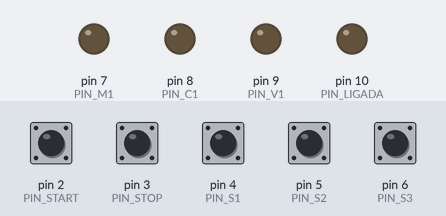
Simulated run of this sketch. Board: Arduino Uno, built with avr-gcc and run on an emulated ATmega328P. On the bench: output pins drawn as LEDs (lit = HIGH). The inputs (shaded band) are chosen by the test bench; at power-on: pin 2 (PIN_START), pin 3 (PIN_STOP), pin 4 (PIN_S1), pin 5 (PIN_S2), pin 6 (PIN_S3) HIGH.

Above: at 1.2 s.
1.3 s: pin 2 (PIN_START) pulled LOW for 0.15 s
At 2.4 s:
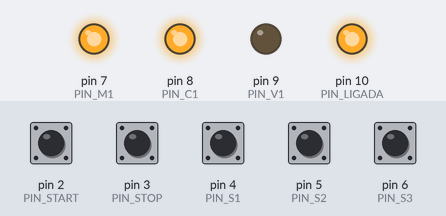
2.9 s: pin 4 (PIN_S1) pulled LOW for 0.15 s
At 3.6 s:
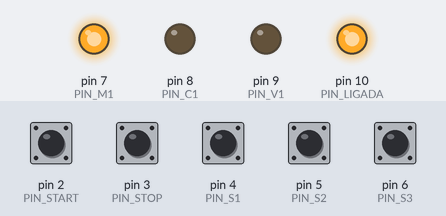
4.5 s: pin 5 (PIN_S2) pulled LOW for 0.15 s
At 4.8 s:
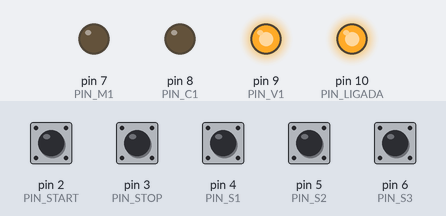
6.1 s: pin 3 (PIN_STOP) pulled LOW for 0.15 s
At 7.2 s:
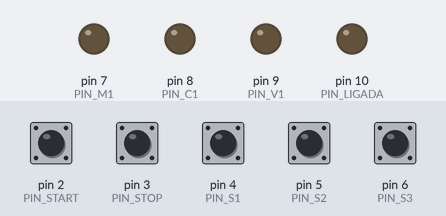
7.7 s: pin 2 (PIN_START) pulled LOW for 1 s
At 8.5 s:
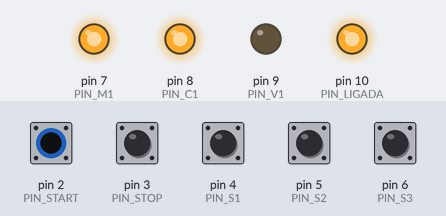
Timing chart, 0 to 10.7 s (numbered marks = the images above; inputs shaded):
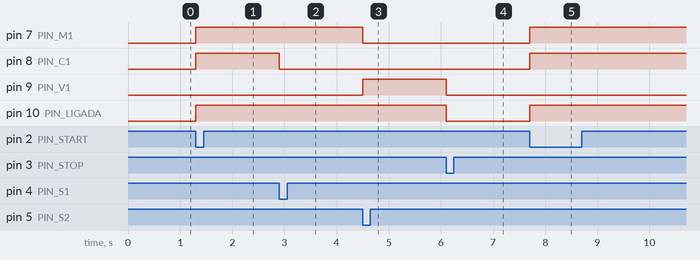

Measured:
- after the input at 1.3 s, pin 7 (PIN_M1), pin 8 (PIN_C1), pin 10 (PIN_LIGADA): LOW → HIGH at once
- after the input at 2.9 s, pin 8 (PIN_C1): HIGH → LOW at once
- after the input at 4.5 s, pin 7 (PIN_M1): HIGH → LOW at once; pin 9 (PIN_V1): LOW → HIGH at once
- after the input at 6.1 s, pin 9 (PIN_V1), pin 10 (PIN_LIGADA): HIGH → LOW at once
- after the input at 7.7 s, pin 7 (PIN_M1), pin 8 (PIN_C1), pin 10 (PIN_LIGADA): LOW → HIGH at once

The sketch:

ex12_sistema_resfriamento.ino
```cpp
const int PIN_START = 2;
const int PIN_STOP  = 3;
const int PIN_S1 = 4;
const int PIN_S2 = 5;
const int PIN_S3 = 6;

const int PIN_M1 = 7;
const int PIN_C1 = 8;
const int PIN_V1 = 9;
const int PIN_LIGADA = 10;

const unsigned long TEMPO_RESFRIAMENTO = 5000UL;

enum Estado { IDLE, C1_AVANCA, ESPERA_S2, RESFRIANDO, ESPERA_S3 };
Estado estado = IDLE;

unsigned long tEstado = 0;

void setup() {
  pinMode(PIN_START, INPUT_PULLUP);
  pinMode(PIN_STOP,  INPUT_PULLUP);
  pinMode(PIN_S1, INPUT_PULLUP);
  pinMode(PIN_S2, INPUT_PULLUP);
  pinMode(PIN_S3, INPUT_PULLUP);

  pinMode(PIN_M1, OUTPUT);
  pinMode(PIN_C1, OUTPUT);
  pinMode(PIN_V1, OUTPUT);
  pinMode(PIN_LIGADA, OUTPUT);
}

void loop() {
  bool start = (digitalRead(PIN_START) == LOW);
  bool stop  = (digitalRead(PIN_STOP)  == LOW);
  bool s1 = (digitalRead(PIN_S1) == LOW);
  bool s2 = (digitalRead(PIN_S2) == LOW);
  bool s3 = (digitalRead(PIN_S3) == LOW);

  if (stop) {
    estado = IDLE;
    digitalWrite(PIN_M1, LOW);
    digitalWrite(PIN_C1, LOW);
    digitalWrite(PIN_V1, LOW);
    digitalWrite(PIN_LIGADA, LOW);
    return;
  }

  switch (estado) {

    case IDLE:
      if (start) {
        digitalWrite(PIN_LIGADA, HIGH);
        digitalWrite(PIN_M1, HIGH);
        digitalWrite(PIN_C1, HIGH);
        estado = C1_AVANCA;
      }
      break;

    case C1_AVANCA:
      if (s1) {
        digitalWrite(PIN_C1, LOW);
        estado = ESPERA_S2;
      }
      break;

    case ESPERA_S2:
      if (s2) {
        digitalWrite(PIN_M1, LOW);
        digitalWrite(PIN_V1, HIGH);
        tEstado = millis();
        estado = RESFRIANDO;
      }
      break;

    case RESFRIANDO:
      if (millis() - tEstado >= TEMPO_RESFRIAMENTO) {
        digitalWrite(PIN_V1, LOW);
        digitalWrite(PIN_M1, HIGH);
        estado = ESPERA_S3;
      }
      break;

    case ESPERA_S3:
      if (s3) {
        digitalWrite(PIN_M1, LOW);
        digitalWrite(PIN_LIGADA, LOW);
        estado = IDLE;
      }
      break;
  }
}
```
